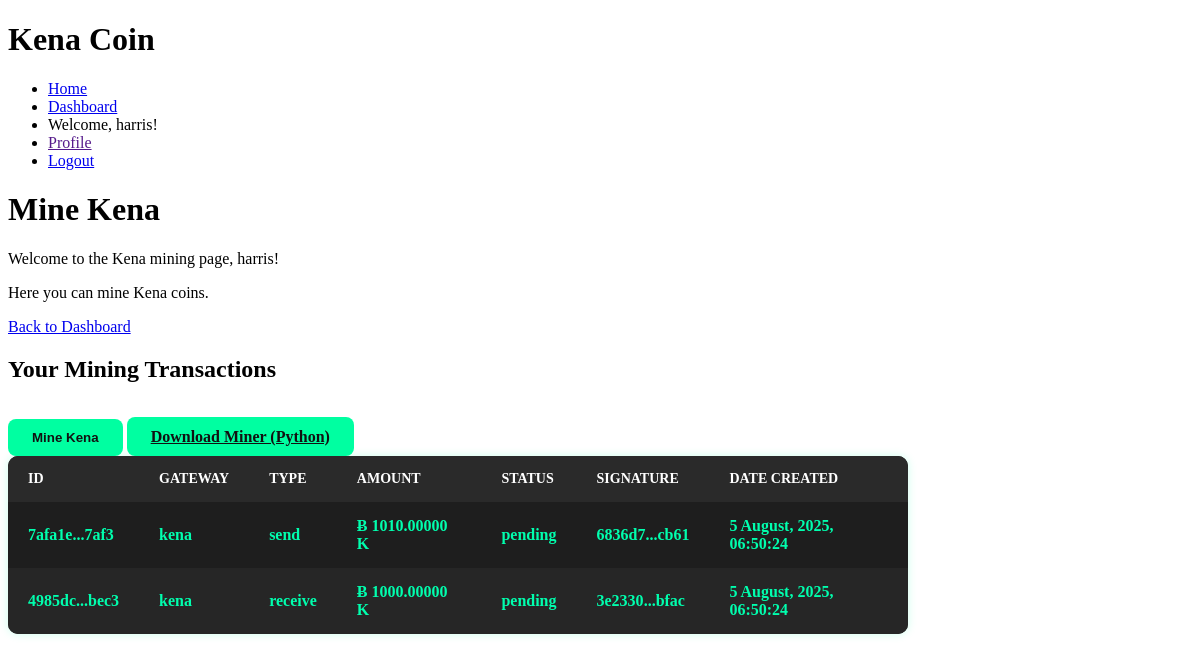
/mine_kena/ (signed in), run on an earlier commit of the app's database.
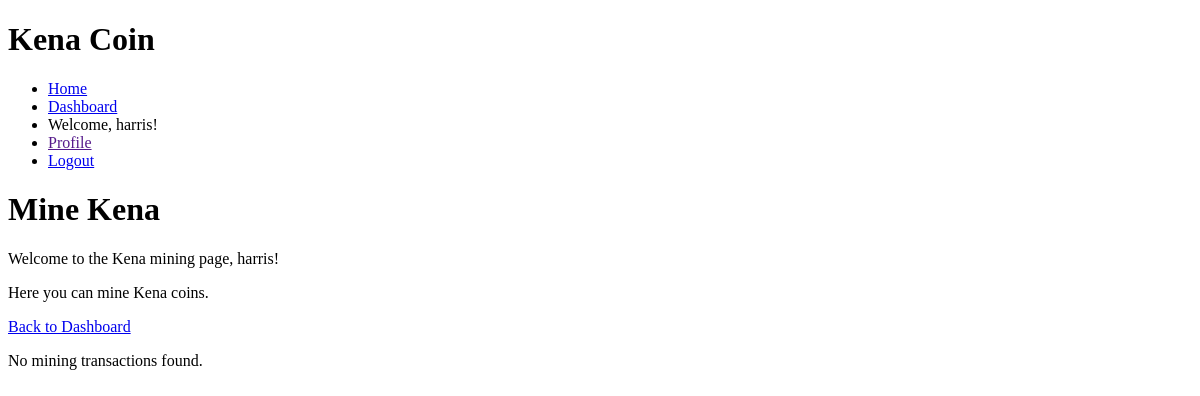
And on a later commit of the database.
### coin/models.py (models this page shows, shortened)
class PendingTransaction(models.Model):
    billing = models.ForeignKey(Billing, on_delete=models.CASCADE)
    gateway = models.CharField(max_length=100, default='kena')
    type = models.CharField(max_length=20, default='send')
    debit = models.DecimalField(max_digits=20, decimal_places=5, default=0)
    credit = models.DecimalField(max_digits=20, decimal_places=5, default=0)
    sender = models.ForeignKey(settings.AUTH_USER_MODEL, on_delete=models.CASCADE)
    receiver = models.ForeignKey(settings.AUTH_USER_MODEL, related_name='receiver', null=True, on_delete=models.CASCADE)
    amount = models.DecimalField(max_digits=20, decimal_places=5)
    timestamp = models.DateTimeField(default=now)  # Manually set timestamp
    hash = models.CharField(max_length=64, unique=True, blank=True)
    signature = models.CharField(null=True, blank=True)

### coin/views.py (the view)
# urls.py: path('mine_kena/', views.mine_kena, name='mine_kena'),
def mine_kena(request):
    if request.user.is_authenticated:
        transactions = PendingTransaction.objects.all()
        return render(request, 'coin/mine_kena.html',{'transactions': transactions})
    else:
        return redirect('login')

### coin/templates/coin/mine_kena.html (shortened to what this page needs)
{% extends 'coin/base.html' %}
{% block content %}
    <div class="container">
        <h1>Mine Kena</h1>
        <p>Welcome to the Kena mining page, {{ user.username }}!</p>
        <p>Here you can mine Kena coins.</p>
        <p><a href="{% url 'dashboard' %}">Back to Dashboard</a></p>
        {% if transactions %}
            <h2>Your Mining Transactions</h2>
                 <button id="mine-btn"
                        data-get-url="{% url 'get_mine_data' %}"
                        data-post-url="{% url 'submt_hash' %}"
                        class="btn btn-primary">
                        Mine Kena
                </button>
                <a href="{% url 'download_miner' %}" class="btn btn-primary">
                    Download Miner (Python)
                </a>
            <table>
                <thead>
                    <tr>
                        <th>ID</th>
                        <th>Gateway</th>
                        <th>Type</th>
                        <th>Amount</th>
                        <th>Status</th>
                        <th>Signature</th>
                        <th>Date Created</th>
                    </tr>
                </thead>
                <tbody>
                    {% for transaction in transactions %}
                        {% if transaction.type != 'fee' %}
                            <tr>
                                <td class="highlight">{{ transaction.hash|slice:":6" }}...{{ transaction.hash|slice:"-4:" }}</td>
                                <td class="highlight">{{ transaction.gateway }}</td>
                                <td class="highlight">{{ transaction.type }}</td>
                                <td class="highlight">Ƀ {{ transaction.amount }} K</td>
                                <td class="highlight">{{ 'pending' }}</td>
                                <td class="highlight">{{ transaction.signature|slice:":6" }}...{{ transaction.signature|slice:"-4:" }}</td>
                                <td class="highlight">{{ transaction.timestamp|date:"j F, Y,  H:i:s" }}</td>
                            </tr>
                        {% endif %}
                    {% endfor %}
                </tbody>
            </table>
        {% else %}
            <p>No mining transactions found.</p>
        {% endif %}
    </div>
{% endblock %}

What changed in the data, as far as the page shows it:
removed PendingTransaction: value "pending"
removed PendingTransaction: value "pending"
Also different on the page:
text no longer shown: "Your Mining Transactions Mine Kena Download Miner (Python) ID GATEWAY TYPE AMOUNT STATUS SIGNATURE DATE CREATED"
text now shown: "No mining transactions found."
